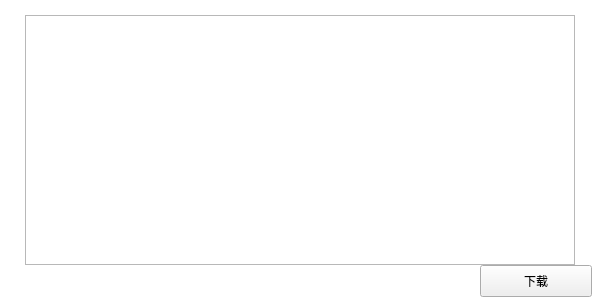
<?xml version="1.0" encoding="UTF-8"?>
<ui version="4.0">
 <class>MainWindow</class>
 <widget class="QMainWindow" name="MainWindow">
  <property name="geometry">
   <rect>
    <x>0</x>
    <y>0</y>
    <width>600</width>
    <height>300</height>
   </rect>
  </property>
  <property name="windowTitle">
   <string>MainWindow</string>
  </property>
  <property name="styleSheet">
   <string notr="true"/>
  </property>
  <widget class="QWidget" name="centralWidget">
   <property name="styleSheet">
    <string notr="true">QWidget#centralWidget{
                    background-color: white;
                    }</string>
   </property>
   <widget class="QPushButton" name="pushButton">
    <property name="geometry">
     <rect>
      <x>480</x>
      <y>265</y>
      <width>112</width>
      <height>32</height>
     </rect>
    </property>
    <property name="text">
     <string>下载</string>
    </property>
   </widget>
   <widget class="QTableView" name="tableView">
    <property name="geometry">
     <rect>
      <x>25</x>
      <y>15</y>
      <width>550</width>
      <height>250</height>
     </rect>
    </property>
   </widget>
  </widget>
 </widget>
 <layoutdefault spacing="6" margin="11"/>
 <resources/>
 <connections/>
</ui>
